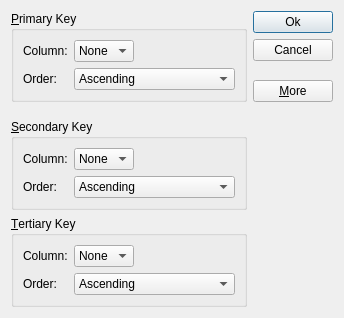
<?xml version="1.0" encoding="UTF-8"?>
<ui version="4.0">
 <class>SortDialog</class>
 <widget class="QDialog" name="SortDialog">
  <property name="geometry">
   <rect>
    <x>0</x>
    <y>0</y>
    <width>344</width>
    <height>318</height>
   </rect>
  </property>
  <property name="windowTitle">
   <string>Sort</string>
  </property>
  <layout class="QGridLayout" name="gridLayout_4">
   <item row="0" column="0">
    <widget class="QGroupBox" name="primaryGroupBox">
     <property name="title">
      <string>&amp;Primary Key</string>
     </property>
     <layout class="QGridLayout" name="gridLayout">
      <item row="0" column="0">
       <widget class="QLabel" name="label">
        <property name="text">
         <string>Column:</string>
        </property>
       </widget>
      </item>
      <item row="0" column="1">
       <widget class="QComboBox" name="primaryColumnCombo">
        <item>
         <property name="text">
          <string>None</string>
         </property>
        </item>
       </widget>
      </item>
      <item row="0" column="2">
       <spacer name="horizontalSpacer">
        <property name="orientation">
         <enum>Qt::Horizontal</enum>
        </property>
        <property name="sizeHint" stdset="0">
         <size>
          <width>109</width>
          <height>20</height>
         </size>
        </property>
       </spacer>
      </item>
      <item row="1" column="0">
       <widget class="QLabel" name="label_2">
        <property name="text">
         <string>Order:</string>
        </property>
       </widget>
      </item>
      <item row="1" column="1" colspan="2">
       <widget class="QComboBox" name="primaryOrderCombo">
        <item>
         <property name="text">
          <string>Ascending</string>
         </property>
        </item>
        <item>
         <property name="text">
          <string>Descending</string>
         </property>
        </item>
       </widget>
      </item>
     </layout>
    </widget>
   </item>
   <item row="0" column="1">
    <layout class="QVBoxLayout" name="verticalLayout">
     <item>
      <widget class="QPushButton" name="okButton">
       <property name="text">
        <string>Ok</string>
       </property>
       <property name="default">
        <bool>true</bool>
       </property>
      </widget>
     </item>
     <item>
      <widget class="QPushButton" name="cancelButton">
       <property name="text">
        <string>Cancel</string>
       </property>
      </widget>
     </item>
     <item>
      <spacer name="verticalSpacer">
       <property name="orientation">
        <enum>Qt::Vertical</enum>
       </property>
       <property name="sizeHint" stdset="0">
        <size>
         <width>20</width>
         <height>0</height>
        </size>
       </property>
      </spacer>
     </item>
     <item>
      <widget class="QPushButton" name="moreButton">
       <property name="text">
        <string>&amp;More</string>
       </property>
       <property name="checkable">
        <bool>true</bool>
       </property>
      </widget>
     </item>
    </layout>
   </item>
   <item row="1" column="0">
    <spacer name="verticalSpacer_2">
     <property name="orientation">
      <enum>Qt::Vertical</enum>
     </property>
     <property name="sizeHint" stdset="0">
      <size>
       <width>20</width>
       <height>22</height>
      </size>
     </property>
    </spacer>
   </item>
   <item row="2" column="0">
    <widget class="QGroupBox" name="secondaryGroupBox">
     <property name="title">
      <string>&amp;Secondary Key</string>
     </property>
     <layout class="QGridLayout" name="gridLayout_2">
      <item row="0" column="0">
       <widget class="QLabel" name="label_3">
        <property name="text">
         <string>Column:</string>
        </property>
       </widget>
      </item>
      <item row="0" column="1">
       <widget class="QComboBox" name="secondaryColumnCombo">
        <item>
         <property name="text">
          <string>None</string>
         </property>
        </item>
       </widget>
      </item>
      <item row="0" column="2">
       <spacer name="horizontalSpacer_2">
        <property name="orientation">
         <enum>Qt::Horizontal</enum>
        </property>
        <property name="sizeHint" stdset="0">
         <size>
          <width>40</width>
          <height>20</height>
         </size>
        </property>
       </spacer>
      </item>
      <item row="1" column="0">
       <widget class="QLabel" name="label_4">
        <property name="text">
         <string>Order:</string>
        </property>
       </widget>
      </item>
      <item row="1" column="1" colspan="2">
       <widget class="QComboBox" name="secondaryOrderCombo">
        <item>
         <property name="text">
          <string>Ascending</string>
         </property>
        </item>
        <item>
         <property name="text">
          <string>Descending</string>
         </property>
        </item>
       </widget>
      </item>
     </layout>
    </widget>
   </item>
   <item row="3" column="0">
    <widget class="QGroupBox" name="tertiaryGroupBox">
     <property name="title">
      <string>&amp;Tertiary Key</string>
     </property>
     <layout class="QGridLayout" name="gridLayout_3">
      <item row="0" column="0">
       <widget class="QLabel" name="label_5">
        <property name="text">
         <string>Column:</string>
        </property>
       </widget>
      </item>
      <item row="0" column="1">
       <widget class="QComboBox" name="tertiaryColumnCombo">
        <item>
         <property name="text">
          <string>None</string>
         </property>
        </item>
       </widget>
      </item>
      <item row="0" column="2">
       <spacer name="horizontalSpacer_3">
        <property name="orientation">
         <enum>Qt::Horizontal</enum>
        </property>
        <property name="sizeHint" stdset="0">
         <size>
          <width>40</width>
          <height>20</height>
         </size>
        </property>
       </spacer>
      </item>
      <item row="1" column="0">
       <widget class="QLabel" name="label_6">
        <property name="text">
         <string>Order:</string>
        </property>
       </widget>
      </item>
      <item row="1" column="1" colspan="2">
       <widget class="QComboBox" name="tertiaryOrderCombo">
        <item>
         <property name="text">
          <string>Ascending</string>
         </property>
        </item>
        <item>
         <property name="text">
          <string>Descending</string>
         </property>
        </item>
       </widget>
      </item>
     </layout>
    </widget>
   </item>
  </layout>
 </widget>
 <tabstops>
  <tabstop>primaryColumnCombo</tabstop>
  <tabstop>primaryOrderCombo</tabstop>
  <tabstop>secondaryColumnCombo</tabstop>
  <tabstop>secondaryOrderCombo</tabstop>
  <tabstop>tertiaryColumnCombo</tabstop>
  <tabstop>tertiaryOrderCombo</tabstop>
  <tabstop>okButton</tabstop>
  <tabstop>cancelButton</tabstop>
  <tabstop>moreButton</tabstop>
 </tabstops>
 <resources/>
 <connections>
  <connection>
   <sender>okButton</sender>
   <signal>clicked()</signal>
   <receiver>SortDialog</receiver>
   <slot>accept()</slot>
   <hints>
    <hint type="sourcelabel">
     <x>282</x>
     <y>24</y>
    </hint>
    <hint type="destinationlabel">
     <x>187</x>
     <y>117</y>
    </hint>
   </hints>
  </connection>
  <connection>
   <sender>cancelButton</sender>
   <signal>clicked()</signal>
   <receiver>SortDialog</receiver>
   <slot>reject()</slot>
   <hints>
    <hint type="sourcelabel">
     <x>302</x>
     <y>56</y>
    </hint>
    <hint type="destinationlabel">
     <x>304</x>
     <y>157</y>
    </hint>
   </hints>
  </connection>
  <connection>
   <sender>moreButton</sender>
   <signal>toggled(bool)</signal>
   <receiver>secondaryGroupBox</receiver>
   <slot>setVisible(bool)</slot>
   <hints>
    <hint type="sourcelabel">
     <x>290</x>
     <y>92</y>
    </hint>
    <hint type="destinationlabel">
     <x>238</x>
     <y>161</y>
    </hint>
   </hints>
  </connection>
  <connection>
   <sender>moreButton</sender>
   <signal>toggled(bool)</signal>
   <receiver>tertiaryGroupBox</receiver>
   <slot>setVisible(bool)</slot>
   <hints>
    <hint type="sourcelabel">
     <x>320</x>
     <y>94</y>
    </hint>
    <hint type="destinationlabel">
     <x>225</x>
     <y>259</y>
    </hint>
   </hints>
  </connection>
 </connections>
</ui>
